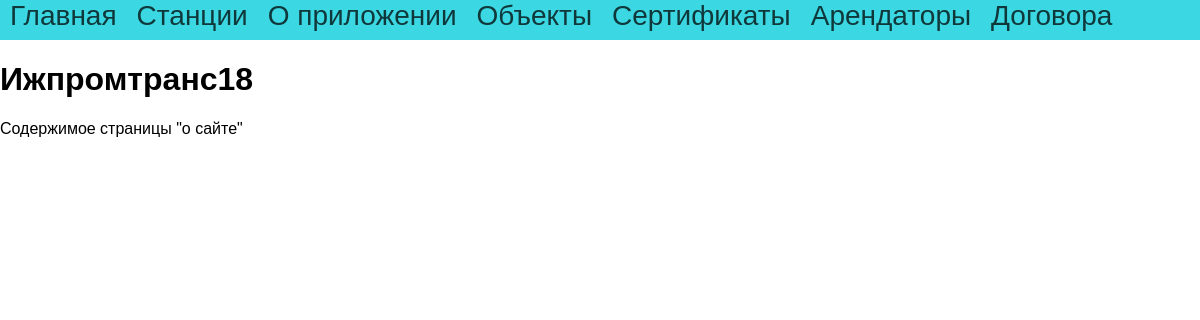
/about, run on the app's committed database.
### tables this page shows
CREATE TABLE mainmenu (
id integer PRIMARY KEY AUTOINCREMENT, 
title text NOT NULL, 
url text NOT NULL
);

### app.py (the view)
@app.route("/about")
def about():
    db = get_db()
    dbase = FDataBase(db)
    return render_template('about.html', menu = dbase.getMenu())

### FDataBase.py (called while the page is built)
    def getMenu(self):
        sql = '''SELECT * FROM mainmenu'''
        try:
            self.__cur.execute(sql)
            res = self.__cur.fetchall()
            if res: return res
        except:
            print("Ошибка чтения из БД")
        return []

### app.py (called while the page is built)
def connect_db():
    conn = sqlite3.connect(app.config['DATABASE'])
    conn.row_factory = sqlite3.Row
    return conn

def get_db():
    if not hasattr(g, 'link_db'):
        g.link_db = connect_db()
    return g.link_db

### templates/about.html
{% extends 'base.html' %}
{% block content %}
{{ super() }}
<p>Содержимое страницы "о сайте"
{% endblock %}

### templates/base.html (shortened to what this page needs)
<!DOCTYPE html>
<html>
<head>
<link type="text/css" href="{{ url_for('static', filename='css/styles.css')}}" rel="stylesheet"/>
</head>
<body>
{% block content -%}
        {% block mainmenu -%}
<ul class="mainmenu">
        {% for m in menu -%}
<li><a href="{{m.url}}">{{m.title}}</a></li>
        {% endfor -%}
</ul>
        {% endblock mainmenu -%}
        {% if title -%}
<h1>{{title}}</h1>
        {% else -%}
<h1>Ижпромтранс18</h1>
        {% endif -%}
{% endblock -%}
</body>
</html>

### static/css/styles.css (style rules this page uses)
html, body { font-family: Arial, Helvetica, sans-serif; margin: auto; padding: 0; height: 100%; width: 100%; }
a { color: rgb(0, 202, 202); text-decoration: none; margin: auto; }
ul.mainmenu { list-style: none; background: #3bd7e2; height: 40px; margin: auto; padding: 0; color: rgba(0, 0, 0, 0.74); font-size: 20px; overflow: hidden; }
ul.mainmenu li { float: left; margin: 18px, 40px, 0 50px; }
ul.mainmenu li a { color: rgba(0, 0, 0, 0.74); text-decoration: none; font-size: 28px; margin: 10px; }

### data on the page
mainmenu: title "Главная"
mainmenu: title "Станции"
mainmenu: title "О приложении"
mainmenu: title "Объекты"
mainmenu: title "Сертификаты"
mainmenu: title "Арендаторы"
mainmenu: title "Договора"
